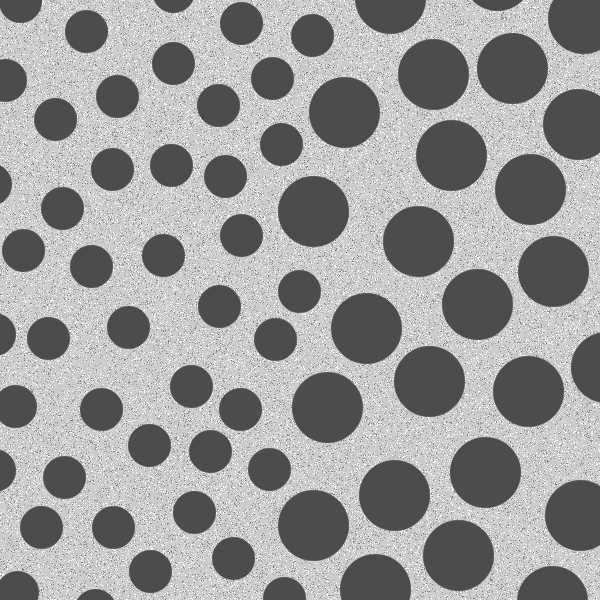
#> input picture CodigosPrepI/fig943.tif, 600 x 600 px, found by its file name
$ jupyter execute Trabalho2_Morfologia-MaicoTriaca.ipynb
#> lines starting #> are read from the running program, lines starting #| are printed output that depends on the picture; after the words box and inside, x2 and y2 are one past the last pixel; in counts of white or black regions, pixels touching at a corner belong together
[cell 1]
import matplotlib.pyplot as plt
import numpy as np
import cv2

[cell 2]
# Recebendo a imagem em escalas de cinza
imagem_original=cv2.imread("fig943.tif", 0)
#> imagem_original is the input picture: shape (600, 600); min 76, max 255, mean 153.6
plt.imshow(imagem_original, cmap="gray")

[cell 3]
def erosao(imagem, filtro):
    """
    Função que realizará a técnica de morfologia matemática de Erosão em uma dada imagem
    com um respectivo filtro (kernel).

    Parâmetros
    -----------
    imagem: numpy.array
        Imagem que sofrerá a modificação

    filtro: numpy.array
        Matrix responsável pela alteração na imagem

    Return
    -----------
    output_imagem: numpy.array
        Imagem após o processo de convolução com seu respectivo
        filtro

    """
    altura, largura=imagem.shape
    max_val=imagem.max()

    limite_borda=(filtro.shape[0]-1)//2
    filtro_sum=np.sum(filtro)*max_val

    output_imagem=np.zeros((altura, largura))

    for x in range(limite_borda, altura-limite_borda):
        for y in range(limite_borda, largura-limite_borda):
            if np.sum(imagem[x-limite_borda: x+limite_borda+1, y-limite_borda: y+limite_borda+1]*filtro)==filtro_sum:
                output_imagem[x, y]=max_val

    return output_imagem

[cell 4]
imagem_invertida=255-imagem_original
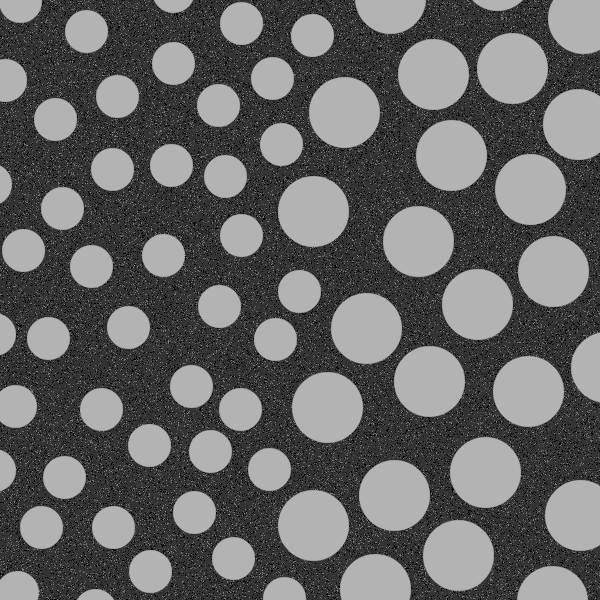
#> imagem_invertida: shape (600, 600); min 0, max 179, mean 101.4

_, mask=cv2.threshold(imagem_invertida, 160, 255, cv2.THRESH_BINARY)
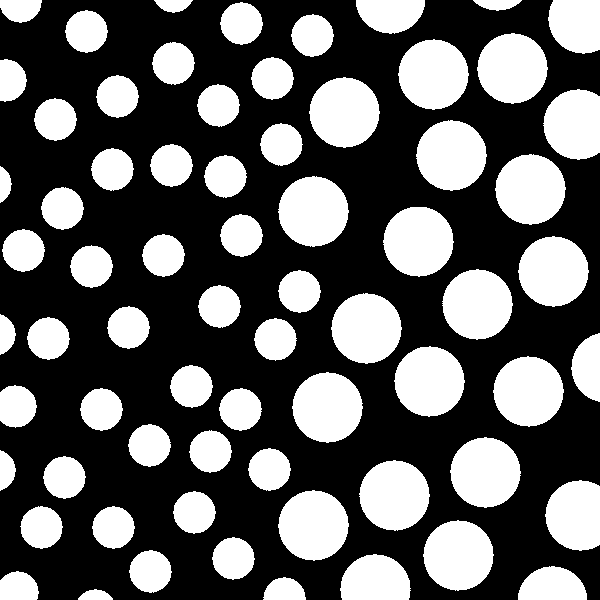
#> mask: shape (600, 600); 37.9% white; 69 white regions, largest, box (x1, y1, x2, y2) and area: (278, 176, 349, 247) 3866, (495, 154, 566, 225) 3863, (477, 33, 548, 104) 3862

filtro=cv2.getStructuringElement(cv2.MORPH_OPEN,(43,43)) #a filtragem só é possível com tamanho do elemento = 43

imagem_erosao=255-erosao(imagem_invertida, filtro)
#> in erosao, `max_val=imagem.max()`: max_val = 179
#> in erosao, `filtro_sum=np.sum(filtro)*max_val`: filtro_sum = 254359
#> after the loop in erosao, `for x in range(limite_borda, altura-limite_borda):`:
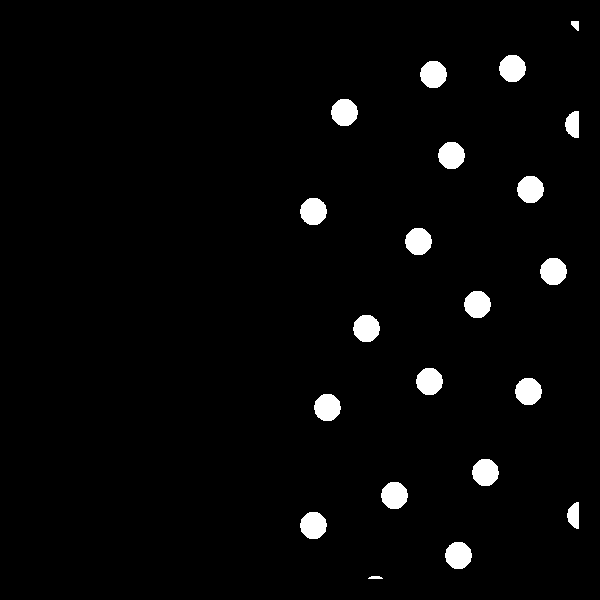
#> output_imagem: shape (600, 600) float64; values 0 (black) and 179 (white), 2.9% white; 21 white regions, largest, box (x1, y1, x2, y2) and area: (300, 198, 327, 225) 571, (515, 378, 542, 405) 570, (314, 394, 341, 421) 570

[cell 5]
fig, ax = plt.subplots(1,2, figsize=(14,14))

ax[0].imshow(imagem_original, cmap="gray")
ax[1].imshow(imagem_erosao, cmap="gray")

titulos=["Imagem Original",
         "Imagem após Erosão"]

for obj, title in zip(ax.ravel(), titulos):
    obj.set_title(title, loc="center")
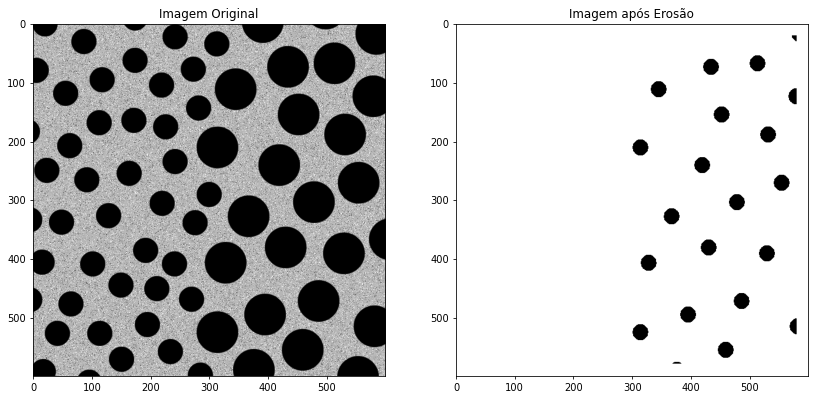
#> figure drawn by matplotlib, 2 panels
